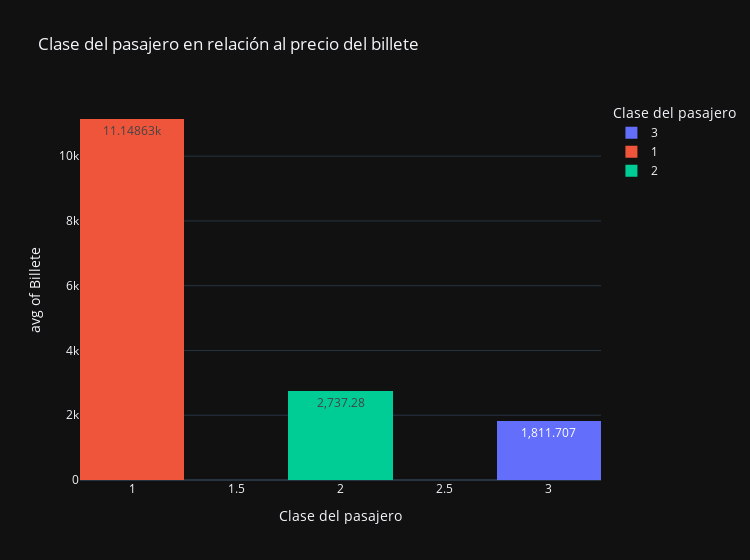

Notebook cell for this chart:
### Markdown cell above
#### ¿Tiene relación el coste del billete con la clase del pasajero? ("Fare" y "Pclass")

### Code cell
fig = px.histogram(df, x="Pclass",y="MeanCurrentFare",labels={"Pclass": "Clase del pasajero", "MeanCurrentFare": "Billete"}, text_auto=True, nbins=5, log_y=False,template="plotly_dark",color="Pclass",width=750, histfunc="avg", title="Clase del pasajero en relación al precio del billete")
fig.show()

### Figure 1 — Plotly figure (JSON) as saved in the notebook; plotly's stock layout.template omitted (floating-point values rounded to 4 significant figures; data arrays with more than 128 entries replaced by an {"elided": "..."} marker saying what was removed)
{"data": [{"alignmentgroup": "True", "bingroup": "x", "histfunc": "avg", "hovertemplate": "Clase del pasajero=%{x}<br>avg of Billete=%{y}<extra></extra>", "legendgroup": "3", "marker": {"color": "#636efa", "pattern": {"shape": ""}}, "name": "3", "nbinsx": 5, "offsetgroup": "3", "orientation": "v", "showlegend": true, "texttemplate": "%{value}", "type": "histogram", "x": {"elided": "491 int values"}, "xaxis": "x", "y": {"elided": "491 float values"}, "yaxis": "y"}, {"alignmentgroup": "True", "bingroup": "x", "histfunc": "avg", "hovertemplate": "Clase del pasajero=%{x}<br>avg of Billete=%{y}<extra></extra>", "legendgroup": "1", "marker": {"color": "#EF553B", "pattern": {"shape": ""}}, "name": "1", "nbinsx": 5, "offsetgroup": "1", "orientation": "v", "showlegend": true, "texttemplate": "%{value}", "type": "histogram", "x": {"elided": "216 int values"}, "xaxis": "x", "y": {"elided": "216 float values"}, "yaxis": "y"}, {"alignmentgroup": "True", "bingroup": "x", "histfunc": "avg", "hovertemplate": "Clase del pasajero=%{x}<br>avg of Billete=%{y}<extra></extra>", "legendgroup": "2", "marker": {"color": "#00cc96", "pattern": {"shape": ""}}, "name": "2", "nbinsx": 5, "offsetgroup": "2", "orientation": "v", "showlegend": true, "texttemplate": "%{value}", "type": "histogram", "x": {"elided": "184 int values"}, "xaxis": "x", "y": {"elided": "184 float values"}, "yaxis": "y"}], "layout": {"barmode": "relative", "legend": {"title": {"text": "Clase del pasajero"}, "tracegroupgap": 0}, "title": {"text": "Clase del pasajero en relación al precio del billete"}, "width": 750, "xaxis": {"anchor": "y", "categoryarray": [3, 1, 2], "categoryorder": "array", "domain": [0, 1], "title": {"text": "Clase del pasajero"}}, "yaxis": {"anchor": "x", "domain": [0, 1], "title": {"text": "avg of Billete"}}}}
